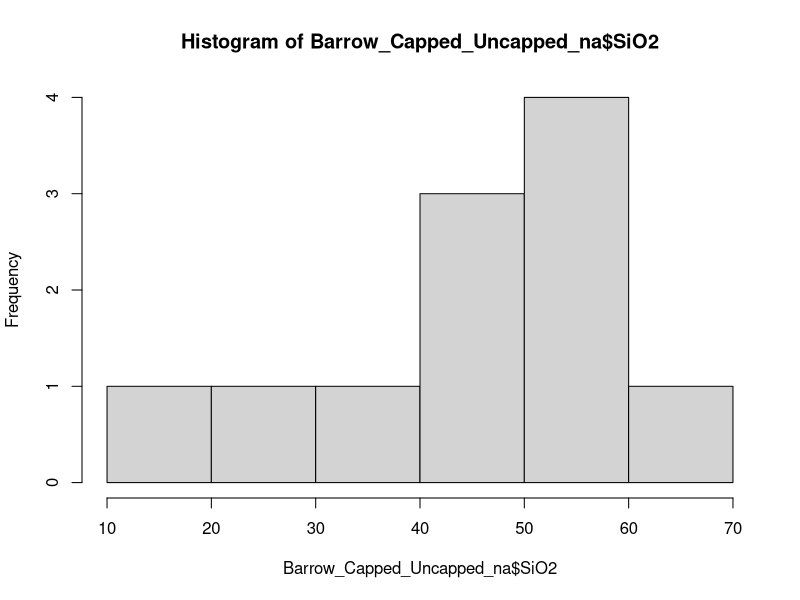
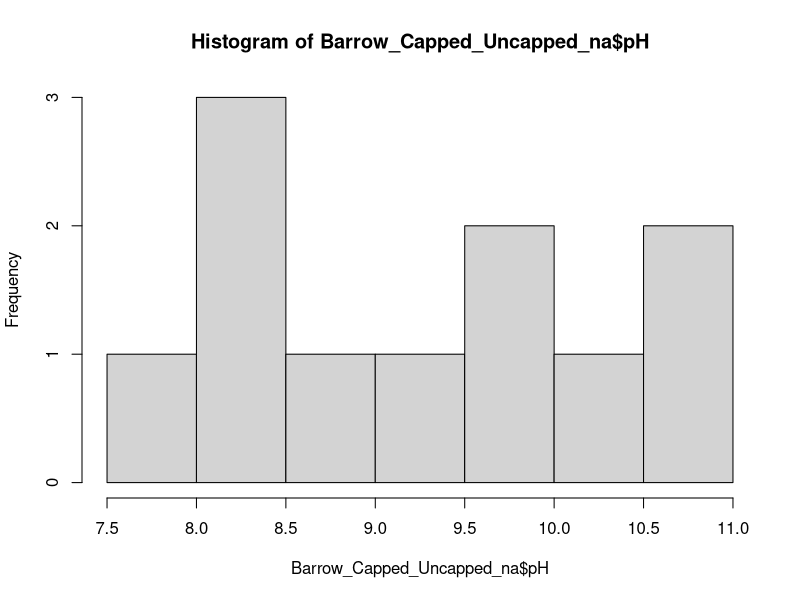
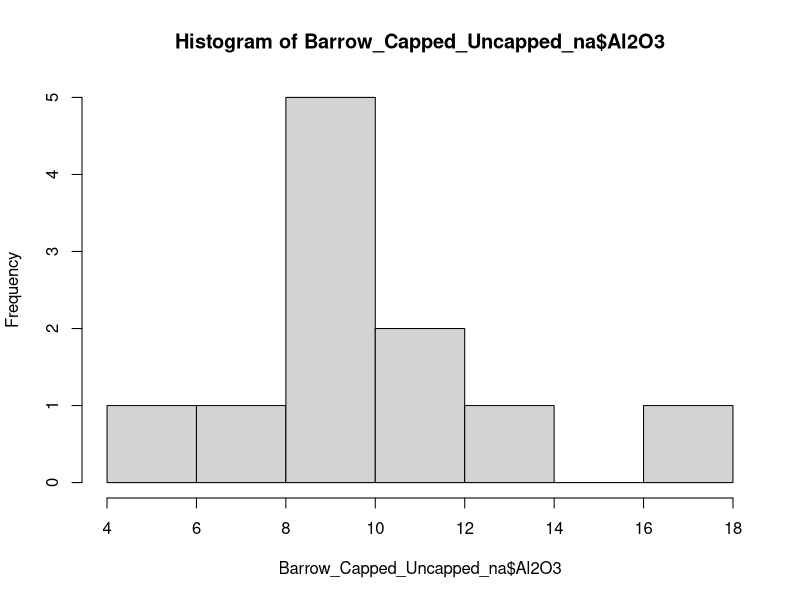
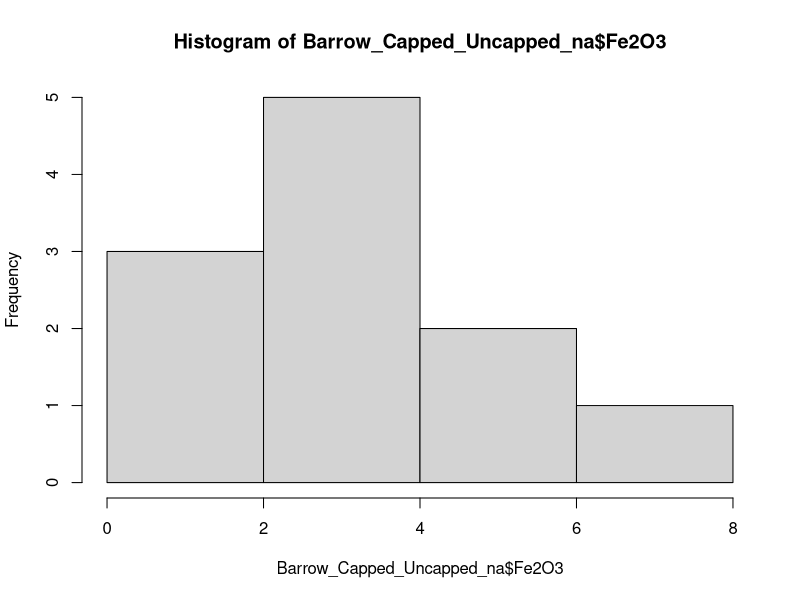
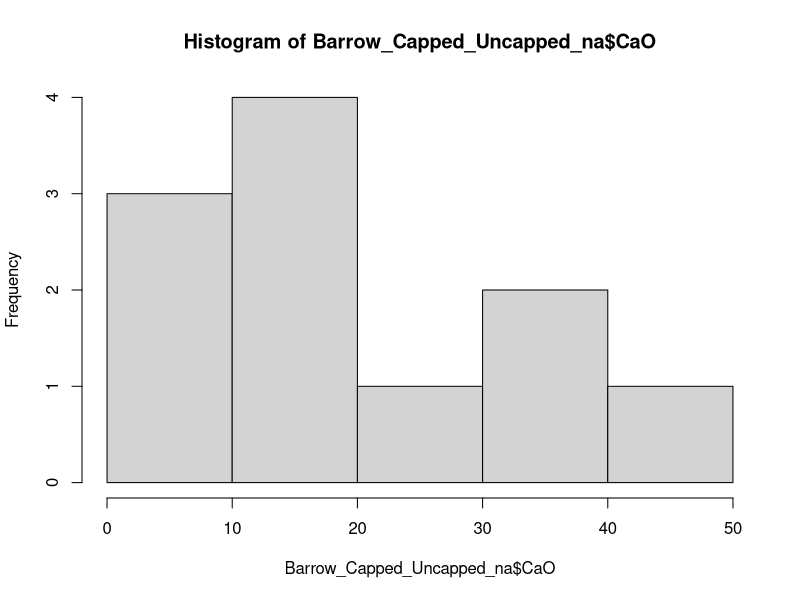
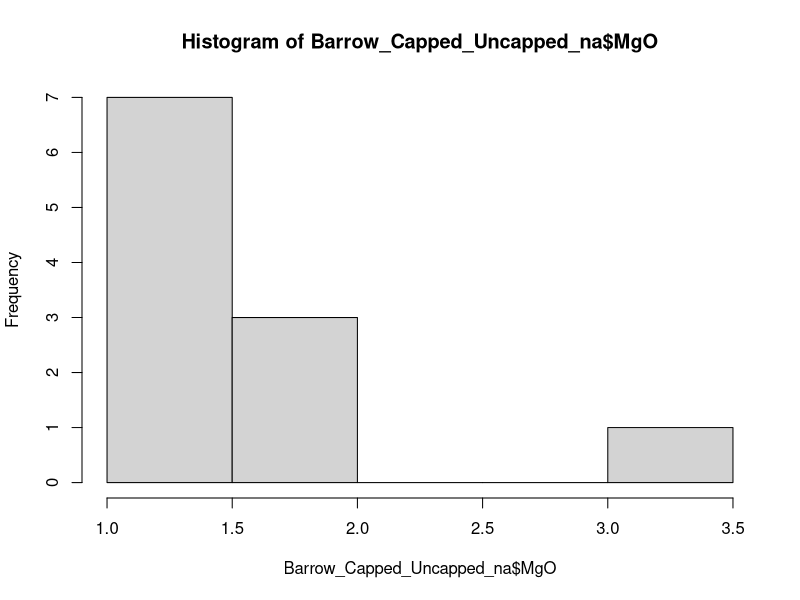
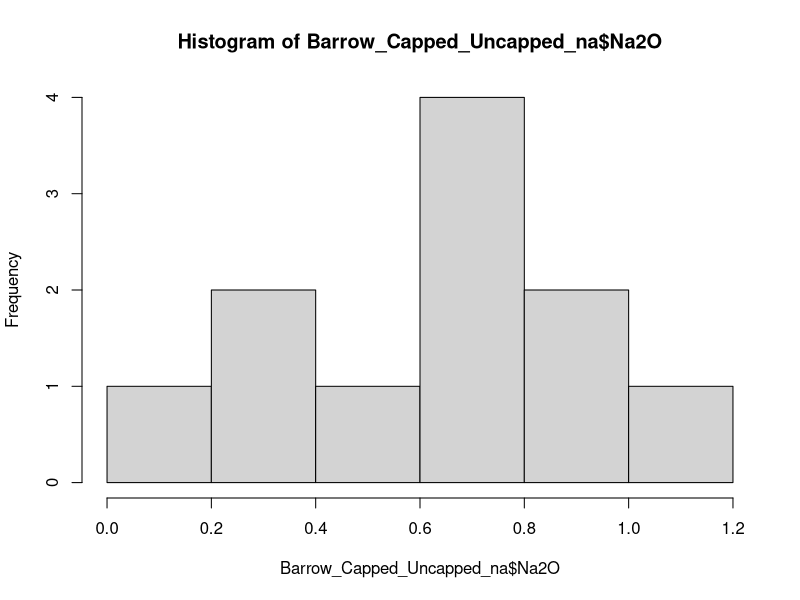
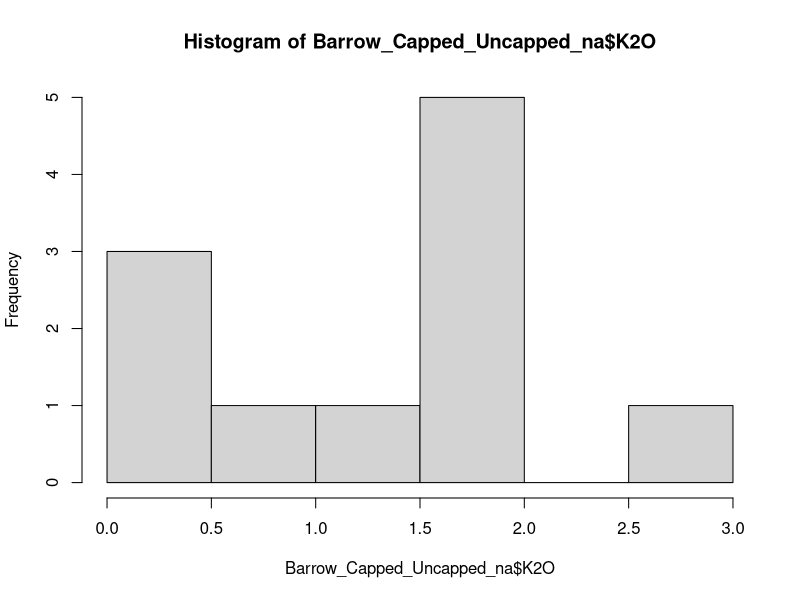

The R source for these figures, in order: (Note: this script raises an error after producing the figures.)
## ---- chunk 1
knitr::opts_chunk$set(echo = TRUE)
## ---- chunk 2

#To install the packages prior to analysis

library(tidyverse)
library(rstatix)

## ---- chunk 3

#Loading the packages prior to analyses

library(tidyverse)
library(rstatix)
library(ggpubr)

## ---- chunk 4

#Loading the data

urlfile1 <- 'https://raw.githubusercontent.com/Savannankvm/T-tests-and-Wilcoxon-rank-sum-tests-Barrow/PhD-files/Capped_and_uncapped_Barrow_1.csv'

Barrow_Capped_Uncapped <- read.csv("Capped_and_uncapped_Barrow_1.csv")
print(Barrow_Capped_Uncapped)
Barrow_Capped_Uncapped_na <- na.omit(Barrow_Capped_Uncapped)

## ---- chunk 5

hist(Barrow_Capped_Uncapped_na$SiO2)

## ---- chunk 6

SiO2Wilcox <- wilcox.test(Barrow_Capped_Uncapped_na[,3] ~ Barrow_Capped_Uncapped_na[,1])
print(SiO2Wilcox) 

## ---- chunk 7

Capping_t_test_SiO2 <- t.test(Barrow_Capped_Uncapped_na[,3] ~ Barrow_Capped_Uncapped_na[,1])

print(Capping_t_test_SiO2)

## ---- chunk 8

hist(Barrow_Capped_Uncapped_na$pH)

## ---- chunk 9

pHWilcox <- wilcox.test(Barrow_Capped_Uncapped_na[,2] ~ Barrow_Capped_Uncapped_na[,1])
print(pHWilcox)

## ---- chunk 10

hist(Barrow_Capped_Uncapped_na$Al2O3)

## ---- chunk 11

Al2O3Wilcox <-wilcox.test(Barrow_Capped_Uncapped_na[,4] ~ Barrow_Capped_Uncapped_na[,1])

print(Al2O3Wilcox)

## ---- chunk 12

hist(Barrow_Capped_Uncapped_na$Fe2O3)

## ---- chunk 13

Fe2O3Wilcox <-wilcox.test(Barrow_Capped_Uncapped_na[,5] ~ Barrow_Capped_Uncapped_na[,1])
print(Fe2O3Wilcox)

## ---- chunk 14

Capping_t_test_Fe2O3 <- t.test(Barrow_Capped_Uncapped_na[,5] ~ Barrow_Capped_Uncapped_na[,1])

print(Capping_t_test_Fe2O3)

## ---- chunk 15

hist(Barrow_Capped_Uncapped_na$CaO)

## ---- chunk 16

CaOWilcox <-wilcox.test(Barrow_Capped_Uncapped_na[,6] ~ Barrow_Capped_Uncapped_na[,1])
print(CaOWilcox)

## ---- chunk 17

#A quick t-test for the data just to obtain the means...

Capping_t_test_CaO <- t.test(Barrow_Capped_Uncapped_na[,6] ~ Barrow_Capped_Uncapped_na[,1])

print(Capping_t_test_CaO)

## ---- chunk 18

hist(Barrow_Capped_Uncapped_na$MgO)

## ---- chunk 19

MgOWilcox <-wilcox.test(Barrow_Capped_Uncapped_na[,7] ~ Barrow_Capped_Uncapped_na[,1])
print(MgOWilcox)

## ---- chunk 20

hist(Barrow_Capped_Uncapped_na$Na2O)

## ---- chunk 21

Capping_t_test_Na2O <- t.test(Barrow_Capped_Uncapped_na[,8] ~ Barrow_Capped_Uncapped_na[,1])
print(Capping_t_test_Na2O)

## ---- chunk 22

hist(Barrow_Capped_Uncapped_na$K2O)

## ---- chunk 23

K2OWilcox <-wilcox.test(Barrow_Capped_Uncapped_na[,9] ~ Barrow_Capped_Uncapped_na[,1])
print(K2OWilcox)

## ---- chunk 24

Capping_t_test_K2O <- t.test(Barrow_Capped_Uncapped_na[,9] ~ Barrow_Capped_Uncapped_na[,1])
print(Capping_t_test_K2O)

## ---- chunk 25

hist(Barrow_Capped_Uncapped_na$Cr2O3)

## ---- chunk 26

Cr2O3Wilcox <-wilcox.test(Barrow_Capped_Uncapped_na[,10] ~ Barrow_Capped_Uncapped_na[,1])
print(Cr2O3Wilcox)

## ---- chunk 27

Capping_t_test_Cr2O3 <- t.test(Barrow_Capped_Uncapped_na[,10] ~ Barrow_Capped_Uncapped_na[,1])
print(Capping_t_test_Cr2O3)

## ---- chunk 28

hist(Barrow_Capped_Uncapped_na$TiO2)

## ---- chunk 29

TiO2Wilcox <-wilcox.test(Barrow_Capped_Uncapped_na[,11] ~ Barrow_Capped_Uncapped_na[,1])
print(TiO2Wilcox)

## ---- chunk 30

Capping_t_test_TiO2 <- t.test(Barrow_Capped_Uncapped_na[,11] ~Barrow_Capped_Uncapped_na[,1])
print(Capping_t_test_TiO2)

## ---- chunk 31

hist(Barrow_Capped_Uncapped_na$MnO)

## ---- chunk 32

MnOWilcox <-wilcox.test(Barrow_Capped_Uncapped_na[,12] ~ Barrow_Capped_Uncapped_na[,1])
print(MnOWilcox)

## ---- chunk 33

hist(Barrow_Capped_Uncapped_na$P2O5)

## ---- chunk 34

P2O5Wilcox <-wilcox.test(Barrow_Capped_Uncapped_na[,13] ~ Barrow_Capped_Uncapped_na[,1])
print(P2O5Wilcox)

## ---- chunk 35

hist(Barrow_Capped_Uncapped_na$SrO)

## ---- chunk 36

SrOWilcox <-wilcox.test(Barrow_Capped_Uncapped_na[,14] ~ Barrow_Capped_Uncapped_na[,1])
print(SrOWilcox)

## ---- chunk 37

Capping_t_test_SrO <- t.test(Barrow_Capped_Uncapped_na[,14] ~ Barrow_Capped_Uncapped_na[,1])
print(Capping_t_test_SrO)

## ---- chunk 38

hist(Barrow_Capped_Uncapped_na$BaO)

## ---- chunk 39

BaOWilcox <-wilcox.test(Barrow_Capped_Uncapped_na[,15] ~ Barrow_Capped_Uncapped_na[,1])
print(BaOWilcox)

## ---- chunk 40

Capping_t_test_BaO <- t.test(Barrow_Capped_Uncapped_na[,15] ~ Barrow_Capped_Uncapped_na[,1])
print(Capping_t_test_BaO)

## ---- chunk 41

hist(Barrow_Capped_Uncapped_na$Ag)

## ---- chunk 42

AgWilcox <-wilcox.test(Barrow_Capped_Uncapped_na[,16] ~ Barrow_Capped_Uncapped_na[,1])
print(AgWilcox)

## ---- chunk 43

hist(Barrow_Capped_Uncapped_na$As)

## ---- chunk 44

AsWilcox <-wilcox.test(Barrow_Capped_Uncapped_na[,17] ~ Barrow_Capped_Uncapped_na[,1])
print(AsWilcox)

## ---- chunk 45

Capping_t_test_As <- t.test(Barrow_Capped_Uncapped_na[,17] ~ Barrow_Capped_Uncapped_na[,1])
print(Capping_t_test_As)

## ---- chunk 46

hist(Barrow_Capped_Uncapped_na$B)

## ---- chunk 47

BWilcoxB <-wilcox.test(Barrow_Capped_Uncapped_na[,18] ~ Barrow_Capped_Uncapped_na[,1])
print(BWilcoxB)

## ---- chunk 48

hist(Barrow_Capped_Uncapped_na$Be)

## ---- chunk 49

BeWilcox <-wilcox.test(Barrow_Capped_Uncapped_na[,19] ~ Barrow_Capped_Uncapped_na[,1])
print(BeWilcox)

## ---- chunk 50

Capping_t_test_Be <- t.test(Barrow_Capped_Uncapped_na[,19] ~ Barrow_Capped_Uncapped_na[,1])
print(Capping_t_test_Be)

## ---- chunk 51

hist(Barrow_Capped_Uncapped_na$Cd)

## ---- chunk 52

CdWilcox <-wilcox.test(Barrow_Capped_Uncapped_na[,21] ~ Barrow_Capped_Uncapped_na[,1])
print(CdWilcox)

## ---- chunk 53

hist(Barrow_Capped_Uncapped_na$Co)

## ---- chunk 54

CoWilcox <-wilcox.test(Barrow_Capped_Uncapped_na[,22] ~ Barrow_Capped_Uncapped_na[,1])
print(CoWilcox)

## ---- chunk 55

Capping_t_test_Co <- t.test(Barrow_Capped_Uncapped_na[,22] ~ Barrow_Capped_Uncapped_na[,1])
print(Capping_t_test_Co)

## ---- chunk 56

hist(Barrow_Capped_Uncapped_na$Cu)

## ---- chunk 57

CuWilcox <-wilcox.test(Barrow_Capped_Uncapped_na[,23] ~ Barrow_Capped_Uncapped_na[,1])
print(CuWilcox)

## ---- chunk 58

Capping_t_test_Cu <- t.test(Barrow_Capped_Uncapped_na[,23] ~ Barrow_Capped_Uncapped_na[,1])
print(Capping_t_test_Cu)

## ---- chunk 59

hist(Barrow_Capped_Uncapped_na$Hg)

## ---- chunk 60

HgWilcox <-wilcox.test(Barrow_Capped_Uncapped_na[,25] ~ Barrow_Capped_Uncapped_na[,1])
print(HgWilcox)

## ---- chunk 61

hist(Barrow_Capped_Uncapped_na$La)

## ---- chunk 62

LaWilcox <-wilcox.test(Barrow_Capped_Uncapped_na[,26] ~ Barrow_Capped_Uncapped_na[,1])
print(LaWilcox)

## ---- chunk 63

Capping_t_test_La <- t.test(Barrow_Capped_Uncapped_na[,26] ~ Barrow_Capped_Uncapped_na[,1])
print(Capping_t_test_La)

## ---- chunk 64

hist(Barrow_Capped_Uncapped_na$Li)

## ---- chunk 65

LiWilcox <-wilcox.test(Barrow_Capped_Uncapped_na[,27] ~ Barrow_Capped_Uncapped_na[,1])
print(LiWilcox)

## ---- chunk 66

Capping_t_test_Li <- t.test(Barrow_Capped_Uncapped_na[,27] ~ Barrow_Capped_Uncapped_na[,1])
print(Capping_t_test_Li)

## ---- chunk 67

hist(Barrow_Capped_Uncapped_na$Ni)

## ---- chunk 68

NiWilcox <-wilcox.test(Barrow_Capped_Uncapped_na[,29] ~ Barrow_Capped_Uncapped_na[,1])
print(NiWilcox)

## ---- chunk 69

Capping_t_test_Ni <- t.test(Barrow_Capped_Uncapped_na[,29] ~ Barrow_Capped_Uncapped_na[,1])
print(Capping_t_test_Ni)

## ---- chunk 70

hist(Barrow_Capped_Uncapped_na$Pb)

## ---- chunk 71

PbWilcox <-wilcox.test(Barrow_Capped_Uncapped_na[,30] ~ Barrow_Capped_Uncapped_na[,1])
print(PbWilcox)

## ---- chunk 72

Capping_t_test_Pb <- t.test(Barrow_Capped_Uncapped_na[,30] ~ Barrow_Capped_Uncapped_na[,1])
print(Capping_t_test_Pb)

## ---- chunk 73

hist(Barrow_Capped_Uncapped_na$S)

## ---- chunk 74

SWilcox <-wilcox.test(Barrow_Capped_Uncapped_na[,31] ~ Barrow_Capped_Uncapped_na[,1])
print(SWilcox)

## ---- chunk 75

Capping_t_test_S <- t.test(Barrow_Capped_Uncapped_na[,31] ~ Barrow_Capped_Uncapped_na[,1])
print(Capping_t_test_S)

## ---- chunk 76

hist(Barrow_Capped_Uncapped_na$Sb)

## ---- chunk 77

SbWilcox <-wilcox.test(Barrow_Capped_Uncapped_na[,32] ~ Barrow_Capped_Uncapped_na[,1])
print(SbWilcox)

## ---- chunk 78

hist(Barrow_Capped_Uncapped_na$Sc)

## ---- chunk 79

ScWilcox <-wilcox.test(Barrow_Capped_Uncapped_na[,33] ~ Barrow_Capped_Uncapped_na[,1])
print(ScWilcox)

## ---- chunk 80

hist(Barrow_Capped_Uncapped_na$V)

## ---- chunk 81

Capping_t_test_V <- t.test(Barrow_Capped_Uncapped_na[,38] ~ Barrow_Capped_Uncapped_na[,1])
print(Capping_t_test_V)

## ---- chunk 82

hist(Barrow_Capped_Uncapped_na$Zn)

## ---- chunk 83

ZnWilcox <-wilcox.test(Barrow_Capped_Uncapped_na[,40] ~ Barrow_Capped_Uncapped_na[,1])
print(ZnWilcox)

## ---- chunk 84

Capping_t_test_Zn <- t.test(Barrow_Capped_Uncapped_na[,40] ~ Barrow_Capped_Uncapped_na[,1])
print(Capping_t_test_Zn)

